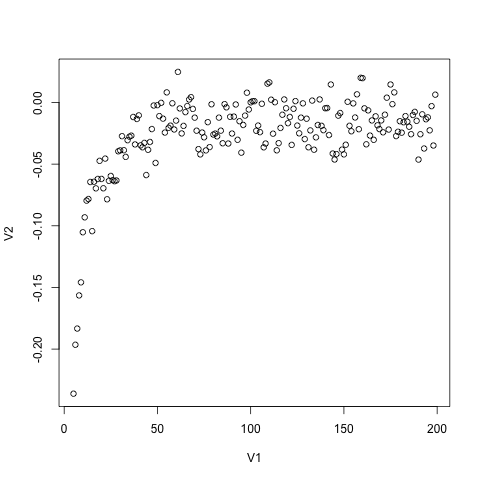

This chart was generated by the following R code:

a <-read.csv("trial-20171229141248.csv", header = FALSE)
plot(a)
png("trial-20171229141248.csv.png")
plot(a)

